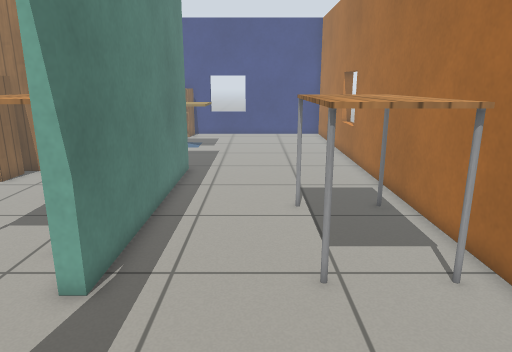
[1] (above)

23 first-person views from a walk through a Gazebo world. The camera is 1.1 m above the floor, tilts 14° down and sees 70° across. The floor is counted in squares, 0.25 m on a side. Each view is taken from the middle of a square. On the plan, view 1 faces up. The plan holds only what a view shows up to about 20 squares ahead; the rest is blank. Simple patterns stand in for the simulator's built-in surfaces.

[2]
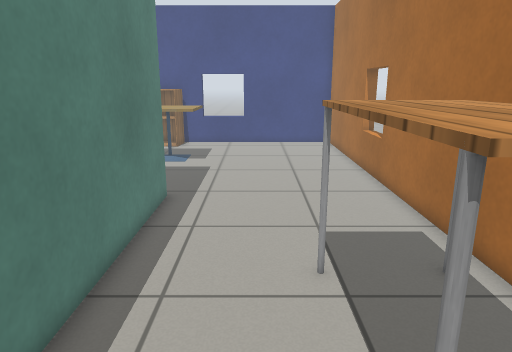

[3]
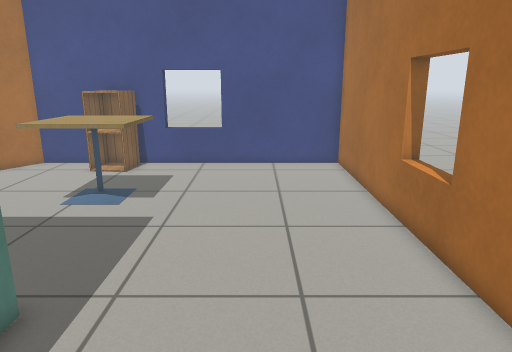

[4]
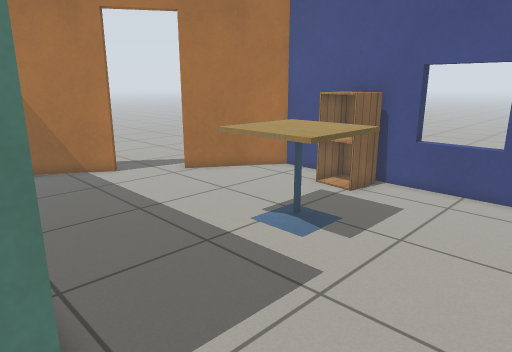

[5]
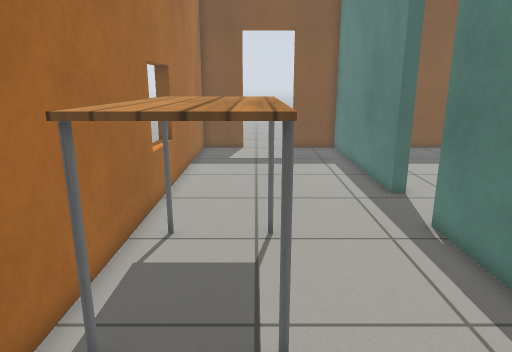

[6]
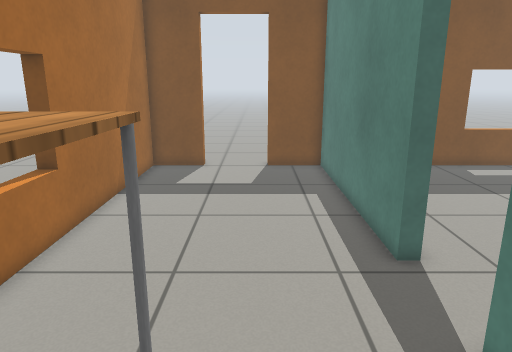

[7]
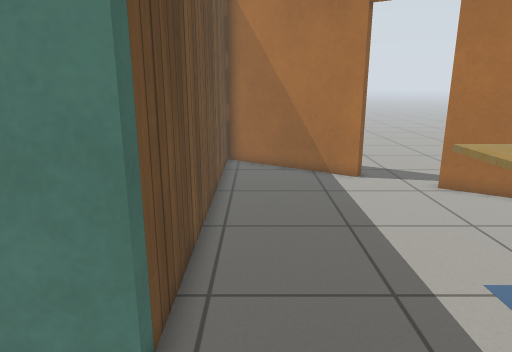

[8]
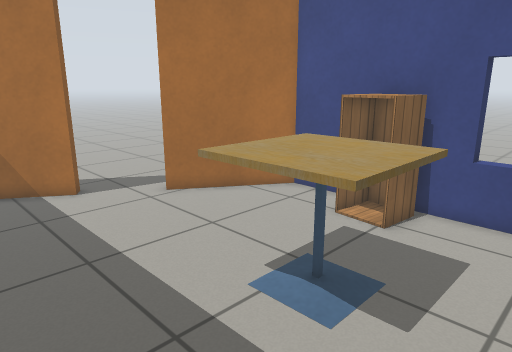

[9]
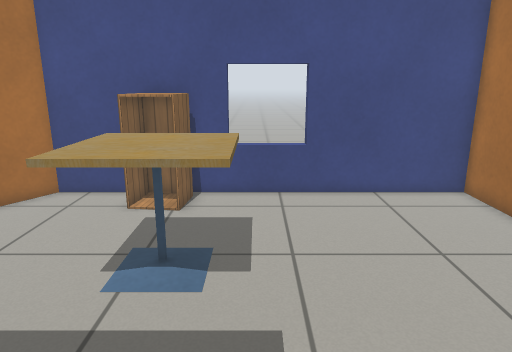

[10]
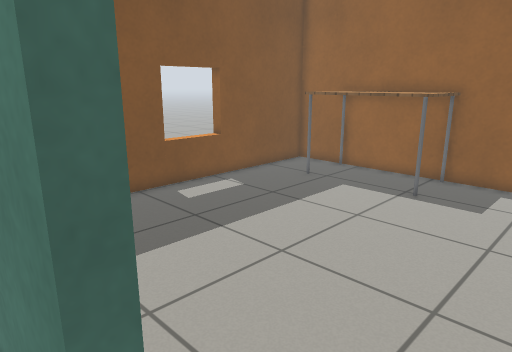

[11]
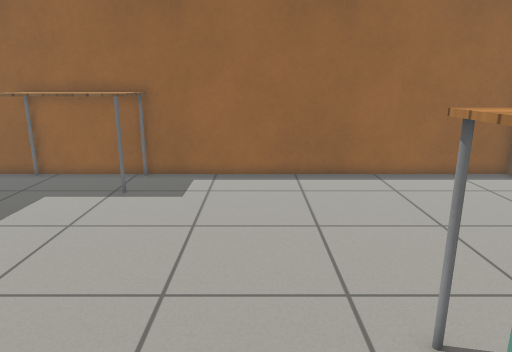

[12]
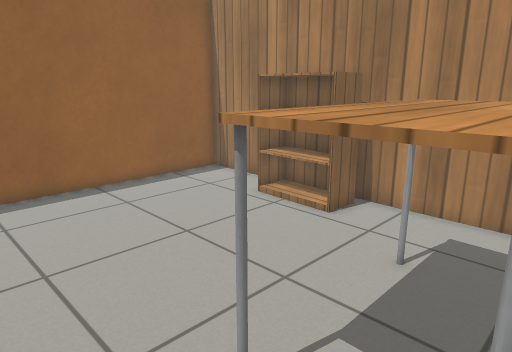

[13]
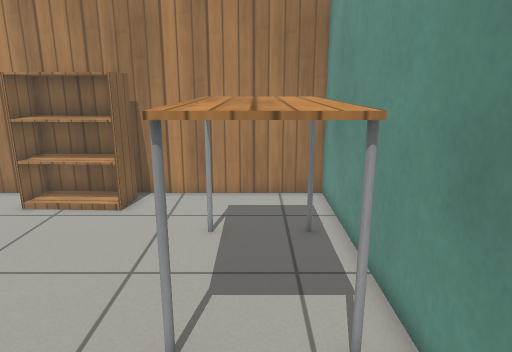

[14]
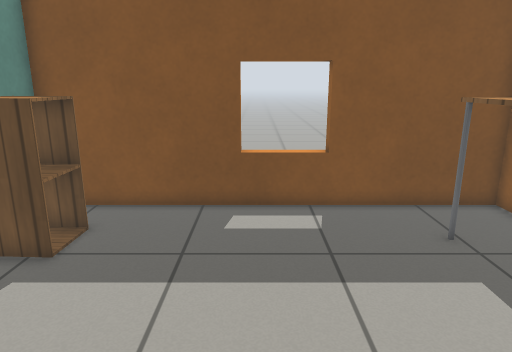

[15]
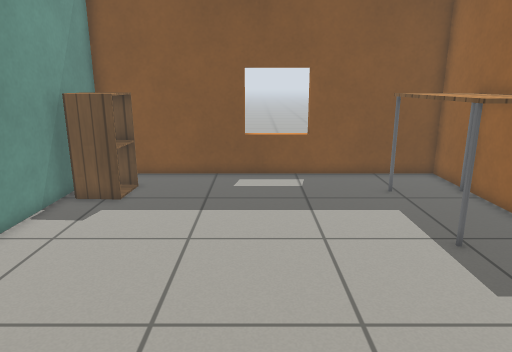

[16]
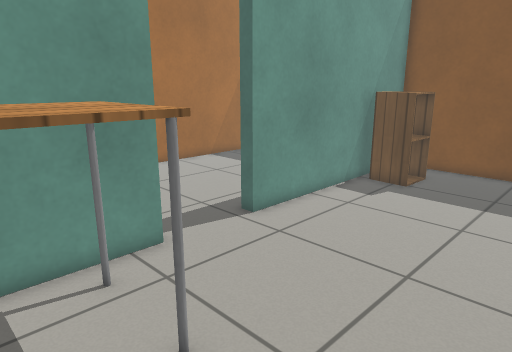

[17]
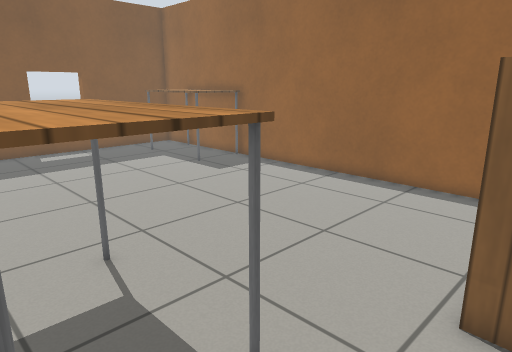

[18]
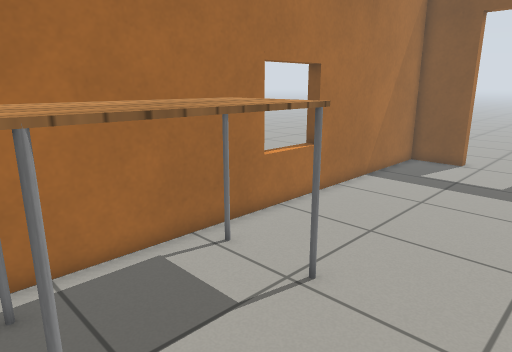

[19]
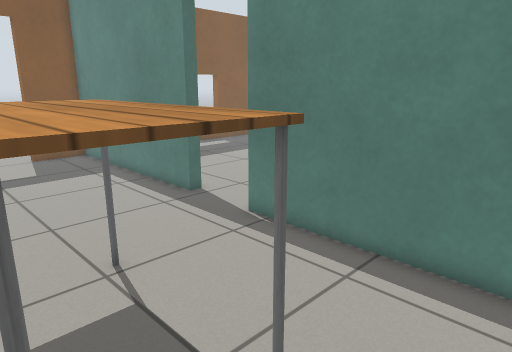

[20]
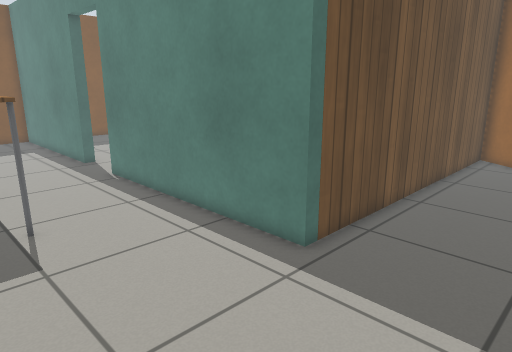

[21]
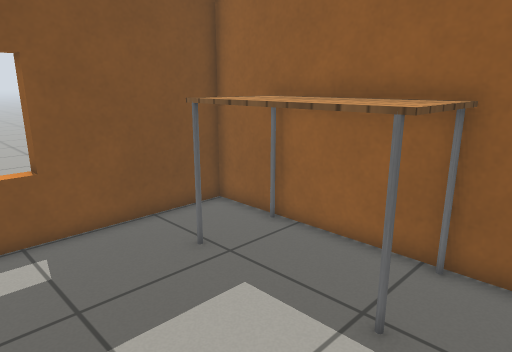

[22]
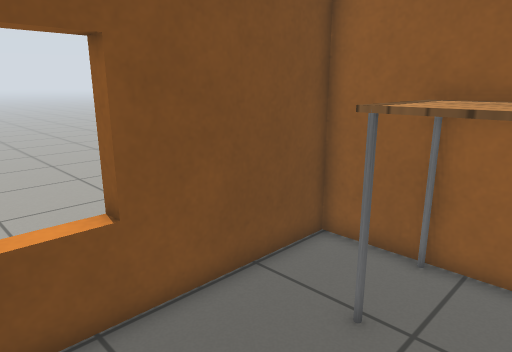

[23]
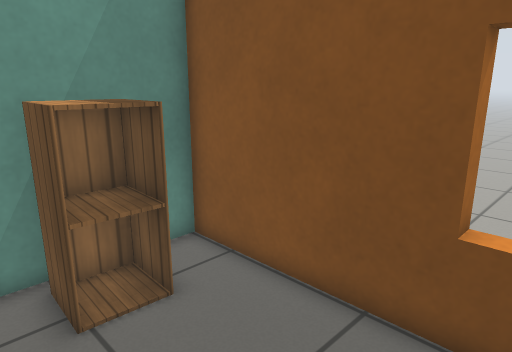

### Floor plan
Points are (right, up) in squares from view 1. A wall is a line through its corners. A room is listed if a view was taken in it or the views show most of it. See-through windows are left out.
Room 1 (views 1, 2, 3, 4, 5, 6, 7, 8, 9, 10, 11, 18, 19, 20)
walls: (-3.6, 3.4) (-3.6, -8.1) (-0.6, -8.1); (-16.9, 26.3) (-16.4, 26) (-20.5, 19.7); (-20.1, 19.3) (-3.6, 19.3) (-3.6, 7); (2.9, -8.1) (5.8, -8.1) (5.8, 33.8) (-11.3, 33.8) (-14.5, 28.9)
ways out: open door at (-4, 5.5) to room 2; open door at (-15.5, 28); open door at (1.3, -8.4)
objects: cabinet (-8, 32) to (-6, 33); cafe table (-7, 26) to (-4, 29); table (2, 7) to (5, 13)
Room 2 (views 12, 13, 14, 15, 16, 17, 21, 22, 23)
walls: (-4.2, 7) (-4.2, 18.7) (-21, 18.7) (-21, -8.1) (-4.2, -8.1) (-4.2, 3.4)
ways out: open door at (-4, 5.5) to room 1
objects: table (-20, -5) to (-18, 1); bookshelf (-15, 17) to (-12, 18); table (-8, 9) to (-5, 15); cabinet (-7, -6) to (-5, -4)

Where each view was taken, in squares from view 1:
view 1: 0 up, 0 right, facing up
view 2: 5 up, 0 right, facing up
view 3: 13 up, 1 right, facing up
view 4: 18 up, 2 right, facing up-left
view 5: 18 up, 2 right, facing down
view 6: 12 up, 0 right, facing down
view 7: 21 up, 1 right, facing left
view 8: 21 up, 1 left, facing up-left
view 9: 19 up, 3 left, facing up
view 10: 6 up, 3 left, facing down-left
view 11: 6 up, 3 left, facing left
view 12: 6 up, 5 left, facing up-left
view 13: 4 up, 7 left, facing up
view 14: 5 up, 12 left, facing down
view 15: 10 up, 12 left, facing down
view 16: 12 up, 13 left, facing down-right
view 17: 18 up, 5 left, facing down-left
view 18: 14 up, 3 left, facing down-right
view 19: 16 up, 5 right, facing down-left
view 20: 25 up, 4 right, facing down-left
view 21: 3 up, 12 left, facing down-left
view 22: 2 down, 12 left, facing down-left
view 23: 2 down, 13 left, facing down-right
